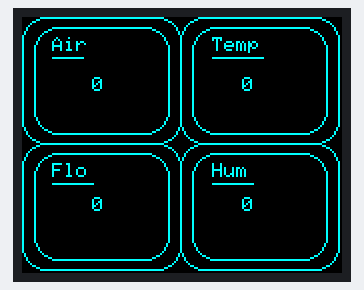
Recording of a sketch running on a simulated Arduino Uno, built with avr-gcc and run on an emulated ATmega328P. On the bench: 160×128 colour display. Random numbers use the default seed unless the sketch sets one.

Above: at 0.1 s.
At 5.09 s:
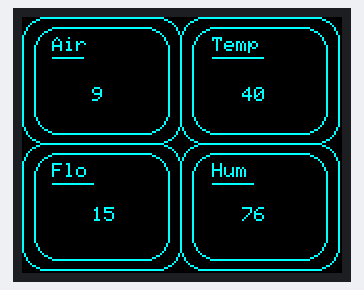
At 10.03 s:
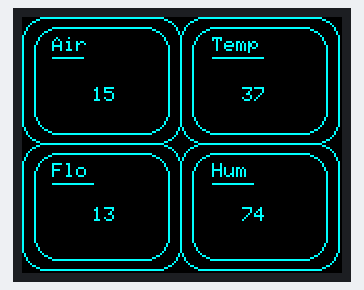
At 19.99 s:
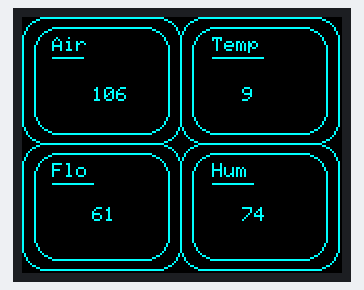
At 29.95 s:
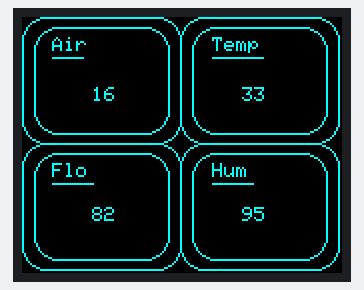
At 39.93 s:
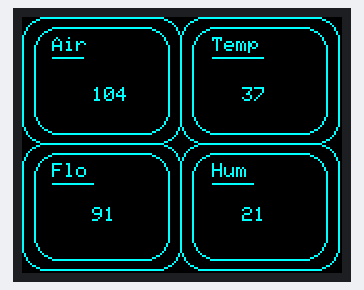

The sketch:

WorkThrough_spi_TFTGraph.ino
```cpp
/*

 TFT & SPI

 example drawing 4 boxes on screen with randomized sensor values.

 */

#include <TFT.h>  // Arduino LCD library
#include <SPI.h>

// pin definition for the Uno
#define cs   10
#define dc   8
#define rst  9


TFT TFTscreen = TFT(cs, dc, rst);

// position of the line on screen
int x0 = 0;
int y0 = 0;
char tempPrintout[4];
char airPrintout[4];
char presPrintout[4];
char humPrintout[4];

void setup() {
  // initialize the serial port
  //Serial.begin(9600);

  // Put this line at the beginning of every sketch that uses the GLCD:
  TFTscreen.begin();

  DrawBoxes();


  delay(1000);
  //erase value text place holders
  TFTscreen.stroke(0, 0, 0);
  TFTscreen.text("0", 35, 30);
  TFTscreen.text("0", 110, 30);
  TFTscreen.text("0", 35, 90);
  TFTscreen.text("0", 110, 90);

}

void loop() {


  //randomize string values (replacw with sensor values)
  String strTemp = String(random(110));
  String strAir = String(random(110));
  String strPreasure = String(random(110));
  String strHumidity = String(random(110));
  //set sensor text color to yellow
  TFTscreen.stroke(0, 255, 255);
  //
  strTemp.toCharArray(tempPrintout, 4);
  strAir.toCharArray(airPrintout, 4);
  strPreasure.toCharArray(presPrintout, 4);
  strHumidity.toCharArray(humPrintout, 4);
  //print values
  TFTscreen.text(tempPrintout, 35, 35);
  TFTscreen.text(airPrintout, 110, 35);
  TFTscreen.text(presPrintout, 35, 95);
  TFTscreen.text(humPrintout, 110, 95);


  delay(100);

  //now erase values
  TFTscreen.stroke(0, 0, 0);
  TFTscreen.text(tempPrintout, 35, 35);
  TFTscreen.text(airPrintout, 110, 35);
  TFTscreen.text(presPrintout, 35, 95);
  TFTscreen.text(humPrintout, 110, 95);

}

void DrawBoxes() {


  int x1 = TFTscreen.width();
  int y1 = TFTscreen.height();

  // clear the screen with a black background
  TFTscreen.background(0, 0, 0);
  // set the color to yello
  TFTscreen.stroke(0,255,255);
  //draw outer grid box with 12 fill
  TFTscreen.rect(x0,y0,x1/2,y1/2,12); //a
  TFTscreen.rect((x1/2)-1,x0,(x1/2),y1/2,12); //b
  TFTscreen.rect(x0,(y1/2)-1,x1/2,y1/2,12); //c
  TFTscreen.rect((x1/2)-1,(y1/2)-1,x1/2,y1/2,12);//d
  //color seems to be bgr not rgb
  TFTscreen.stroke(0,255,255);
  //draw inner grid box with fill
  TFTscreen.rect(x0+6,y0+5,(x1/2)-12,(y1/2)-10,12); //a1
  TFTscreen.rect(((x1/2)-1)+6,x0+5,(x1/2)-12,(y1/2)-10,12); //b1
  TFTscreen.rect(x0+6,((y1/2)-1)+5,(x1/2)-12,(y1/2)-10,12); //c1
  TFTscreen.rect(((x1/2)-1)+6,((y1/2)-1)+5,(x1/2)-12,(y1/2)-10,12);//d1

  //TFTscreen.stroke(255, 255, 255);
  //set font size for headings
  TFTscreen.setTextSize(1);

  // write heading text
  TFTscreen.text("Air", 15, 10);
  TFTscreen.line(15, 20, 30, 20);

  TFTscreen.text("Temp", 95, 10);
  TFTscreen.line(95, 20, 120, 20);

  TFTscreen.text("Flo", 15, 73);
  TFTscreen.line(15, 83, 35, 83);

  TFTscreen.text("Hum", 95, 73);
  TFTscreen.line(95, 83, 115, 83);

  //set font size for values
  TFTscreen.setTextSize(1);
  // write value text
  TFTscreen.text("0", 35, 30);
  TFTscreen.text("0", 110, 30);
  TFTscreen.text("0", 35, 90);
  TFTscreen.text("0", 110, 90);

}
```
